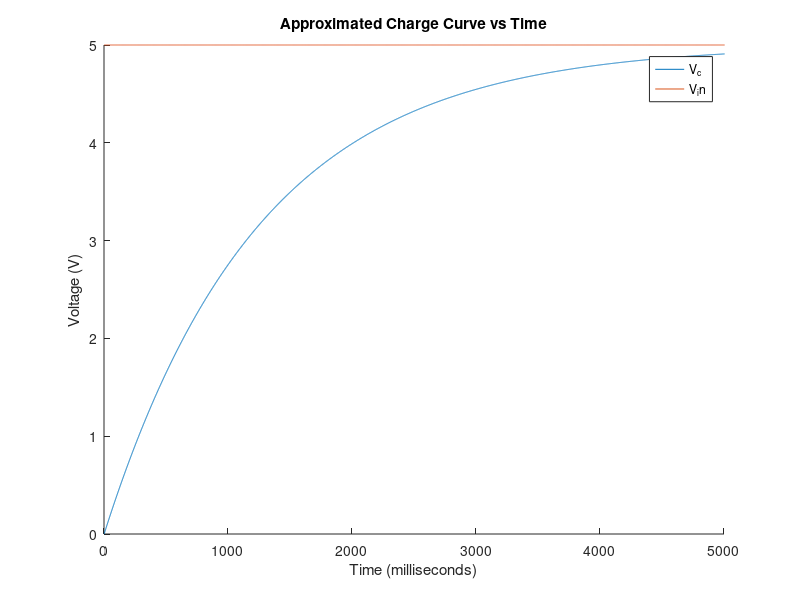
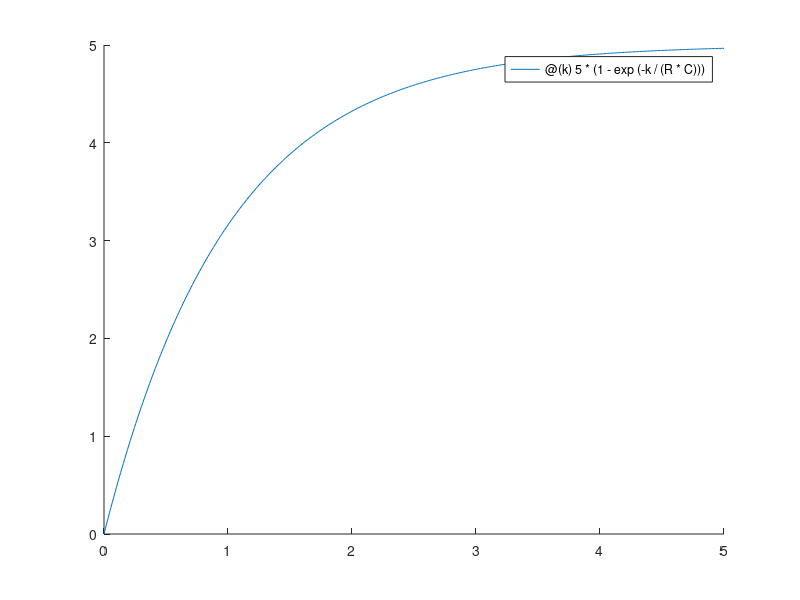

These charts were generated, in order, by the following MATLAB code: (Note: this script raises an error after producing the figures.)
%% Case Study 3: Circuits
% Part 1: modeling an RC circuit.

clear all;
close all;
%% Equations of Note

t = 5; % total time of 5 seconds, as seen in figure 2 of the handout. 

%  (8) v_(R,k) = V_(in,k) - V_(C,k)
% (10) V_(C_k+1) = (1-h/RC)v_(C,k) + h/RC * v_(in,k) 

R = 1; % 1000; % 1 k ohms
C = 1; % 1e-6; % 1 micro F
h = 8e-4; % sampling rate in seconds per sample

%% Construction and Execution of the model 

% |V| is the voltage in the system across all the different samples.  
% |V|_1 is V_R
% |V|_2 is V_C
% |V|_3 is V_in
r = 1;
c = 2;
in = 3;

V = zeros(3, t/h); % t/h is the total number of indicies 'k'
V(3,:) = 5; % V_in is a constant 5V the entire time. 

for k = 1:t/h
    V(r, k) = V(in, k) - V(c, k); % Equation #8
    V(c, k+1) = (1 - (h / (R * C))) * V(c, k) + (h / (R * C)) * V(in, k); % Equation #10
end

%% Plotting of data

figure;
hold on;
plot(V(c, :));
plot(V(in, :));
hold off;
xlabel("Time (milliseconds)");
ylabel("Voltage (V)");
title("Approximated Charge Curve vs Time");
legend("V_c", "V_in", "location", "best");
xlim([0 5000]);
ylim([0 5]);

%% Task 2
% theoretical_output = 5 * (1 - exp(-t/(R*C)));
figure;
hold on;
% this is the theoretical charge function
fplot(@(k) 5*(1-exp(-k/(R*C))), [0 5]);
% this is |V_in| = 5.
fplot(5, [0 5]);
hold off;
xlabel("Time (seconds)");
ylabel("Voltage (V)");
title("Theoretical Charge Curve vs Time");
legend("V_c", "V_in", "location", "best");
xlim([0 5]);
ylim([0 5]);

% A comparison of the charges:
disp((5 * (1 - exp(-t / (R*C)))) - V(c, 5000));
